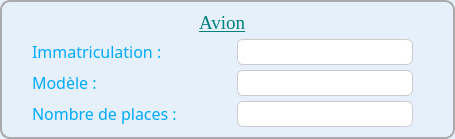
             <widget class="QFrame" name="frame_25">
              <property name="sizePolicy">
               <sizepolicy hsizetype="Preferred" vsizetype="Ignored">
                <horstretch>0</horstretch>
                <verstretch>0</verstretch>
               </sizepolicy>
              </property>
              <property name="styleSheet">
               <string notr="true">QFrame {
border : 2px solid #aaaaaa;
background-color : #E6F0FA;
border-radius : 10px;
}
</string>
              </property>
              <property name="frameShape">
               <enum>QFrame::Shape::StyledPanel</enum>
              </property>
              <property name="frameShadow">
               <enum>QFrame::Shadow::Raised</enum>
              </property>
              <layout class="QGridLayout" name="gridLayout_42">
               <property name="leftMargin">
                <number>30</number>
               </property>
               <property name="topMargin">
                <number>10</number>
               </property>
               <property name="rightMargin">
                <number>0</number>
               </property>
               <property name="bottomMargin">
                <number>10</number>
               </property>
               <property name="horizontalSpacing">
                <number>10</number>
               </property>
               <property name="verticalSpacing">
                <number>5</number>
               </property>
               <item row="3" column="2">
                <widget class="QLineEdit" name="apModPlace">
                 <property name="sizePolicy">
                  <sizepolicy hsizetype="Expanding" vsizetype="Expanding">
                   <horstretch>0</horstretch>
                   <verstretch>0</verstretch>
                  </sizepolicy>
                 </property>
                 <property name="minimumSize">
                  <size>
                   <width>80</width>
                   <height>25</height>
                  </size>
                 </property>
                 <property name="maximumSize">
                  <size>
                   <width>600</width>
                   <height>40</height>
                  </size>
                 </property>
                 <property name="font">
                  <font>
                   <family>Times New Roman</family>
                   <pointsize>14</pointsize>
                  </font>
                 </property>
                 <property name="styleSheet">
                  <string notr="true">QLineEdit {
  border: 1px solid #ccc;
  border-radius: 6px;
}
QLineEdit:focus {
background-color : white;
}</string>
                 </property>
                 <property name="alignment">
                  <set>Qt::AlignmentFlag::AlignCenter</set>
                 </property>
                 <property name="readOnly">
                  <bool>true</bool>
                 </property>
                </widget>
               </item>
               <item row="3" column="3">
                <spacer name="horizontalSpacer_124">
                 <property name="orientation">
                  <enum>Qt::Orientation::Horizontal</enum>
                 </property>
                 <property name="sizeType">
                  <enum>QSizePolicy::Policy::Preferred</enum>
                 </property>
                 <property name="sizeHint" stdset="0">
                  <size>
                   <width>40</width>
                   <height>20</height>
                  </size>
                 </property>
                </spacer>
               </item>
               <item row="2" column="1">
                <spacer name="horizontalSpacer_125">
                 <property name="orientation">
                  <enum>Qt::Orientation::Horizontal</enum>
                 </property>
                 <property name="sizeType">
                  <enum>QSizePolicy::Policy::Preferred</enum>
                 </property>
                 <property name="sizeHint" stdset="0">
                  <size>
                   <width>40</width>
                   <height>20</height>
                  </size>
                 </property>
                </spacer>
               </item>
               <item row="1" column="0">
                <widget class="QLabel" name="label_227">
                 <property name="sizePolicy">
                  <sizepolicy hsizetype="Fixed" vsizetype="Fixed">
                   <horstretch>0</horstretch>
                   <verstretch>0</verstretch>
                  </sizepolicy>
                 </property>
                 <property name="font">
                  <font>
                   <family>Calisto MT</family>
                   <pointsize>12</pointsize>
                  </font>
                 </property>
                 <property name="styleSheet">
                  <string notr="true">QLabel {
border : none;
color: #00aaff;
}</string>
                 </property>
                 <property name="text">
                  <string>Immatriculation :</string>
                 </property>
                </widget>
               </item>
               <item row="2" column="2">
                <widget class="QLineEdit" name="apModModele">
                 <property name="sizePolicy">
                  <sizepolicy hsizetype="Expanding" vsizetype="Expanding">
                   <horstretch>0</horstretch>
                   <verstretch>0</verstretch>
                  </sizepolicy>
                 </property>
                 <property name="minimumSize">
                  <size>
                   <width>80</width>
                   <height>25</height>
                  </size>
                 </property>
                 <property name="maximumSize">
                  <size>
                   <width>600</width>
                   <height>40</height>
                  </size>
                 </property>
                 <property name="font">
                  <font>
                   <family>Times New Roman</family>
                   <pointsize>14</pointsize>
                  </font>
                 </property>
                 <property name="styleSheet">
                  <string notr="true">QLineEdit {
  border: 1px solid #ccc;
  border-radius: 6px;
}
QLineEdit:focus {
background-color : white;
}</string>
                 </property>
                 <property name="alignment">
                  <set>Qt::AlignmentFlag::AlignCenter</set>
                 </property>
                 <property name="readOnly">
                  <bool>true</bool>
                 </property>
                </widget>
               </item>
               <item row="2" column="3">
                <spacer name="horizontalSpacer_126">
                 <property name="orientation">
                  <enum>Qt::Orientation::Horizontal</enum>
                 </property>
                 <property name="sizeType">
                  <enum>QSizePolicy::Policy::Preferred</enum>
                 </property>
                 <property name="sizeHint" stdset="0">
                  <size>
                   <width>40</width>
                   <height>20</height>
                  </size>
                 </property>
                </spacer>
               </item>
               <item row="1" column="1">
                <spacer name="horizontalSpacer_127">
                 <property name="orientation">
                  <enum>Qt::Orientation::Horizontal</enum>
                 </property>
                 <property name="sizeType">
                  <enum>QSizePolicy::Policy::Preferred</enum>
                 </property>
                 <property name="sizeHint" stdset="0">
                  <size>
                   <width>40</width>
                   <height>20</height>
                  </size>
                 </property>
                </spacer>
               </item>
               <item row="1" column="2">
                <widget class="QLineEdit" name="apModImmatriculation">
                 <property name="sizePolicy">
                  <sizepolicy hsizetype="Expanding" vsizetype="Expanding">
                   <horstretch>0</horstretch>
                   <verstretch>0</verstretch>
                  </sizepolicy>
                 </property>
                 <property name="minimumSize">
                  <size>
                   <width>80</width>
                   <height>25</height>
                  </size>
                 </property>
                 <property name="maximumSize">
                  <size>
                   <width>600</width>
                   <height>40</height>
                  </size>
                 </property>
                 <property name="font">
                  <font>
                   <family>Times New Roman</family>
                   <pointsize>14</pointsize>
                  </font>
                 </property>
                 <property name="styleSheet">
                  <string notr="true">QLineEdit {
  border: 1px solid #ccc;
  border-radius: 6px;
}
QLineEdit:focus {
background-color : white;
}</string>
                 </property>
                 <property name="alignment">
                  <set>Qt::AlignmentFlag::AlignCenter</set>
                 </property>
                 <property name="readOnly">
                  <bool>true</bool>
                 </property>
                </widget>
               </item>
               <item row="1" column="3">
                <spacer name="horizontalSpacer_128">
                 <property name="orientation">
                  <enum>Qt::Orientation::Horizontal</enum>
                 </property>
                 <property name="sizeType">
                  <enum>QSizePolicy::Policy::Preferred</enum>
                 </property>
                 <property name="sizeHint" stdset="0">
                  <size>
                   <width>40</width>
                   <height>20</height>
                  </size>
                 </property>
                </spacer>
               </item>
               <item row="2" column="0">
                <widget class="QLabel" name="label_228">
                 <property name="sizePolicy">
                  <sizepolicy hsizetype="Fixed" vsizetype="Fixed">
                   <horstretch>0</horstretch>
                   <verstretch>0</verstretch>
                  </sizepolicy>
                 </property>
                 <property name="font">
                  <font>
                   <family>Calisto MT</family>
                   <pointsize>12</pointsize>
                  </font>
                 </property>
                 <property name="styleSheet">
                  <string>QLabel {
border : none;
color: #00aaff;
}</string>
                 </property>
                 <property name="text">
                  <string>Modèle :</string>
                 </property>
                </widget>
               </item>
               <item row="0" column="0" colspan="3" alignment="Qt::AlignmentFlag::AlignHCenter">
                <widget class="QLabel" name="label_229">
                 <property name="sizePolicy">
                  <sizepolicy hsizetype="Preferred" vsizetype="Fixed">
                   <horstretch>0</horstretch>
                   <verstretch>0</verstretch>
                  </sizepolicy>
                 </property>
                 <property name="font">
                  <font>
                   <family>Times New Roman</family>
                   <pointsize>14</pointsize>
                   <italic>false</italic>
                   <underline>true</underline>
                  </font>
                 </property>
                 <property name="styleSheet">
                  <string notr="true">QLabel {
border : none;
color : teal;
}</string>
                 </property>
                 <property name="text">
                  <string>Avion</string>
                 </property>
                </widget>
               </item>
               <item row="3" column="0">
                <widget class="QLabel" name="label_230">
                 <property name="sizePolicy">
                  <sizepolicy hsizetype="Fixed" vsizetype="Fixed">
                   <horstretch>0</horstretch>
                   <verstretch>0</verstretch>
                  </sizepolicy>
                 </property>
                 <property name="font">
                  <font>
                   <family>Calisto MT</family>
                   <pointsize>12</pointsize>
                  </font>
                 </property>
                 <property name="styleSheet">
                  <string>QLabel {
border : none;
color: #00aaff;
}</string>
                 </property>
                 <property name="text">
                  <string>Nombre de places :</string>
                 </property>
                </widget>
               </item>
               <item row="3" column="1">
                <spacer name="horizontalSpacer_129">
                 <property name="orientation">
                  <enum>Qt::Orientation::Horizontal</enum>
                 </property>
                 <property name="sizeType">
                  <enum>QSizePolicy::Policy::Preferred</enum>
                 </property>
                 <property name="sizeHint" stdset="0">
                  <size>
                   <width>40</width>
                   <height>20</height>
                  </size>
                 </property>
                </spacer>
               </item>
              </layout>
             </widget>
